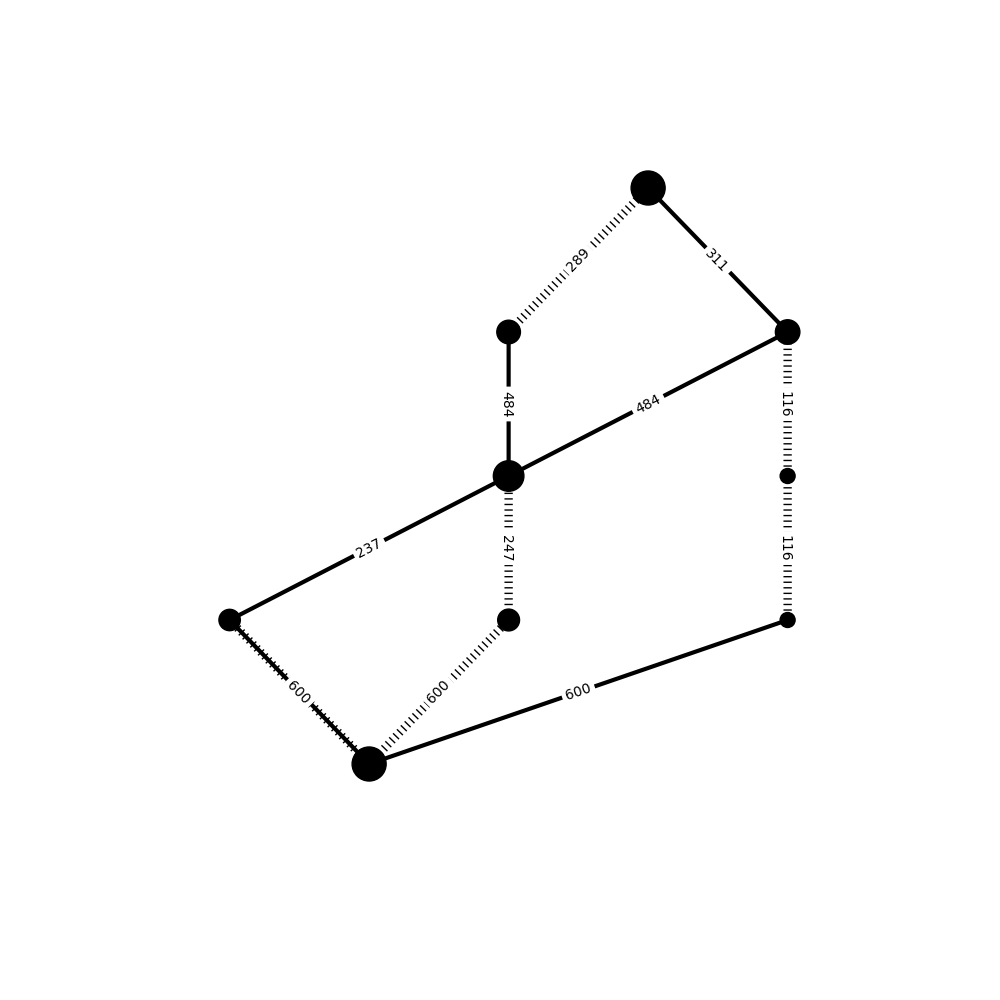

Reproduce this figure in Python.
# Copyright (c) 2012 Genome Research Ltd. Author: Michelle Parker <[email redacted]>
# This file is part of BLOCH.
# BLOCH is free software: you can redistribute it and/or modify it under the terms
# of the GNU General Public License as published by the Free Software Foundation;
# either version 3 of the License, or (at your option) any later version.
# This program is distributed in the hope that it will be useful, but WITHOUT
# ANY WARRANTY; without even the implied warranty of MERCHANTABILITY or FITNESS
# FOR A PARTICULAR PURPOSE.  See the GNU General Public License for more
# details.
# You should have received a copy of the GNU General Public License along with
# this program.  If not, see <http://www.gnu.org/licenses/>.

#Import required python packages
import networkx as nx
import sys
import matplotlib.pyplot as plt
import pylab as pyl
import pygraphviz as pgv
import operator
import os
import math

#Create list of haplotypes
haplotype = []

#Create list of haplotype frequencies
frequency = []

#Open data file in read mode
with open('/Users/mp18/Documents/bloch/Data/Table_3', 'r') as f:
    data = f.read()
    
#Close file
f.close()

#Seperate data file line and add each item to corresponding list.
count = 0

for word in data.split():    
    if count==0:
        #Haplotypes stored as strings and appended to the list haplotype.
        haplotype.append(word)
        count = 1
        continue
        
    elif count==1:        
        try:
            #Frequencies stored as integers and appended to the list frequency
            num = int(word)
            
        except ValueError:
            print "Error: Frequency data contains a non-integer"
        
        frequency.append(num)
        count = 0
        continue

#Set length of first haplotype to equal haplolength
haplolength= len(haplotype[0])

#Set number of haplotypes to equal haplonum
haplonum = len(haplotype)

#For each haplotype
for i in range(haplonum):

    #Checks that each haplotype in each iteration is the same length. If not, error is printed.
    if haplolength != len(haplotype[i]):
        print ("Error: Haplotype number " + str(i) + " is not the same length") 
        break
def plot_tree(G, name='plot.png'):
      
    #Create undirected graph from directed graph for visualization purposes           
    N=G.to_undirected()
    pyl.rcParams['figure.figsize'] = 10, 10
    
    #Clear plot to begin again
    plt.clf()
    plt.axis('off')
        
    #Set vizualization layout
    prog ='dot'
    pos = nx.drawing.graphviz_layout(G, prog)
    
    #Mark edges with labels corresponding to the weight of the edge
    edge_labels={}
    for i in G.edges_iter(data=True, keys=True):
        
        if len(i[3]) == 1:
            edge_labels[(i[0],i[1])] = sum(G.node[i[1]]['frequency'])
        else:
            if i[2] == 0:
                edge_labels[(i[0],i[1])] = i[3]['weight']
               
            else:
                weight = edge_labels[(i[0],i[1])] + i[3]['weight']  
                edge_labels[(i[0],i[1])] = weight  
    
    #Create two edges lists for the different alleles
    allele_1 = [(u,v) for (u,v,d) in N.edges(data=True) if d['allele'] == 1]
    allele_2 = [(u,v) for (u,v,d) in N.edges(data=True) if d['allele'] == 2]
    allele_3 = [(u,v) for (u,v,d) in N.edges(data=True) if d['allele'] == 3]
        
    nodesize=[]
    for i in G.nodes():
        nodesize.append(sum(G.node[i]['frequency']))

    #Draw out nodes
    nx.draw_networkx_nodes(G,pos,node_size=nodesize, node_color='k')
    #Draw edges from edge lists of different alleles
    nx.draw_networkx_edges(N, pos, edgelist=allele_1, node_size=100, width=3, splines=True)
    nx.draw_networkx_edges(N, pos, edgelist=allele_2, node_size=100, width=6, style='dotted', splines=True)
    nx.draw_networkx_edges(N, pos, edgelist=allele_3, node_size=100, width=6, style='dashed', splines=True)

    #Draw edge labels
    nx.draw_networkx_edge_labels(G,pos,ax=None,edge_labels=edge_labels)
    #Draw node labels
    #nx.draw_networkx_labels(G,pos,ax=None)    

    #Save plot
    plt.savefig(name)

#Splitting function takes a node as a variable and splits node according to haplotypes attached to the node.
def nodesplit(G,n,l,level):
    
    #For each haplotype   
    for i in range(len(G.node[n]['haplotype'])):
        #If edge exists, append frequency and haplotype suffix to the lists on next node.
        if int(G.node[n]['haplotype'][i][0]) in [(edata['allele']) for u,v,edata in G.out_edges(n,data=True) if 'allele' in edata]:
            G.node[v]['haplotype'].append(G.node[n]['haplotype'][i][1:])
            G.node[v]['frequency'].append(G.node[n]['frequency'][i])

        #If edge does not exist, add edge.
        else:
            G.add_edge(n,level[l+1]+1,allele=int(G.node[n]['haplotype'][i][0]))
            G.add_node(level[l+1]+1,haplotype=[G.node[n]['haplotype'][i][1:]],frequency=[G.node[n]['frequency'][i]])

            for a in range(l+1,(len(G.node[n]['haplotype'][0])+1)+l):
                level[a] = level[a] + 1      

#Function which tests if two nodes are similar enough to merge. Returns True or False.
def mergetest(a,b):  
    
    #Formula components are calculated
    totala = sum(G.node[a]['frequency'])
    totalb = sum(G.node[b]['frequency'])
    threshold = math.sqrt(math.pow(totala, -1) + math.pow(totalb, -1))
    maxscore = 0
    alevel = [1]*(len(G.node[a]['haplotype'][0])+1)
    blevel = [1]*(len(G.node[a]['haplotype'][0])+1)    

    #Subgraphs A and B are created in order to calculate similarity score
    A=nx.DiGraph()
    A.clear()
    A.add_node(1,haplotype=G.node[a]['haplotype'],frequency=G.node[a]['frequency'])
    B=nx.DiGraph()
    B.clear()
    B.add_node(1,haplotype=G.node[b]['haplotype'],frequency=G.node[b]['frequency'])
        
    q = [[1,1,0]]

    while len(q) != 0:
        
        #Splits nodes subgraphs
        nodesplit(A,q[0][0],q[0][2],alevel)
        nodesplit(B,q[0][1],q[0][2],blevel)
        
        dicta = dict((edata['allele'],sum(A.node[v]['frequency'])) for u,v,edata in A.out_edges(q[0][0], data=True))
        dictb = dict((edata['allele'],sum(B.node[v]['frequency'])) for u,v,edata in B.out_edges(q[0][0], data=True))
        
        seta = set(dicta.keys())
        setb = set(dictb.keys())

        #Iterates through alelles which are not a member of both node's outgoing edges and tests score against threshold
        for i in list(seta.symmetric_difference(setb)):
            if i in dicta:
                score = math.fabs(float(dicta[i])/float(totala))
                if score > threshold:
                    return False
                elif score > maxscore:
                    maxscore = score

            if i in dictb:
                score = math.fabs(float(dictb[i])/float(totalb))
                if score > threshold:    
                    return False
                elif score > maxscore:
                    maxscore = score

        #Iterates through alleles which are a member of both node's outgoing edges
        for i in list(seta.intersection(setb)):
            score = math.fabs(float(dicta[i])/totala - (float(dictb[i])/totalb))
            if score > threshold:   
                return False                
            else:
                if score > maxscore:
                    maxscore = score               
                a = [v for u,v,edata in A.out_edges(q[0][0],data=True) if edata['allele']==i]                               
                b = [v for u,v,edata in B.out_edges(q[0][0],data=True) if edata['allele']==i]
                
                #Adds next nodes to list if edges has passed edge test            
                if len(A.node[a[0]]['haplotype'][0]) != 0:
                    q.append([a[0],b[0],q[0][2]+1])
                    
        q.pop(0)
  
    return maxscore

#Function merges 2 nodes
def mergenodes(a,b):
    global G

    #Add weight attribute to merged edge so that information is not lost
    for i in G.in_edges(a, data=True, keys=True):
        G.add_edge(i[0],i[1],key=i[2],allele=i[3]['allele'],weight=sum(G.node[a]['frequency']))
            
    #Iterates through list of haplotypes on second node
    for i in range(len(G.node[b]['haplotype'])):
        #Add weights of haplotypes of b to a       
        if G.node[b]['haplotype'][i] in [j for j in G.node[a]['haplotype']]:
            index = [j for j in G.node[a]['haplotype']].index(G.node[b]['haplotype'][i])
            G.node[a]['frequency'][index] = G.node[a]['frequency'][index] + G.node[b]['frequency'][i]
        else:
            G.node[a]['haplotype'].append(G.node[b]['haplotype'][i])
            G.node[a]['frequency'].append(G.node[b]['frequency'][i])

    #Move all incoming edges of b to a
    for i in G.in_edges(b, data=True):
        G.add_edge(i[0],a,allele=i[2]['allele'],weight=sum(G.node[b]['frequency']))
        G.remove_edge(i[0],i[1])   

    G.remove_node(b)
    
    #Node deleted on glevel
    for i in glevel:
        if b <= i:
            glevel[glevel.index(i)] = glevel[glevel.index(i)] - 1

    #Relablel nodes so that they are consecutive integers
    G = nx.convert_node_labels_to_integers(G, first_label=1, ordering="sorted")

#Merge function carries out pairwise test between all nodes on each level and merges the lowest scoring
#nodes. This repeats in a cycle on each level until no more merges can be made
def merge(l):
    
    nn = glevel[l] - glevel[l-1]
    
    #If only one node on level, there is no need to carry out merge function.
    if nn == 1:     
        return
    
    #If there is only 2 nodes in level. Test similarity between the pair of nodes.
    elif nn == 2:               
        if mergetest(glevel[l],glevel[l]-1) == False:
            pass        
        else:
            mergenodes(glevel[i],glevel[i]-1)

    #If there are more than 2 nodes in a level, all pairs of nodes are compared and lowest scoring is merged.
    else:
        merge = True
        while merge == True:
            merge = False
            levelmin = 1000
            minj = 0
            mink = 0
            #Calculate merge score for each pair of nodes
            for j in range(glevel[l-1]+1, glevel[l]+1):
                for k in range(j, glevel[l]+1):                    
                    if j != k:
                        
                        testscore = mergetest(j,k)
                        if testscore == False:
                            continue
                        else:
                            #Details of lowest scoring pair are kept.
                            if testscore < levelmin:
                                levelmin = testscore
                                minj = j
                                mink = k
                                
            #All pairs of nodes on current level are retested if a merge has taken place.
            if levelmin != 1000:
                mergenodes(minj,mink)
                merge = True

#Create list of nodes in each level for graph G. Each position is a cumulative count
#of the number of nodes on the level and the previous levels.
glevel=[1]*(haplolength+1)

#Create networkx MultiGraph
G=nx.MultiDiGraph()

#Add start node 1 and split the first node.
G.add_node(1,haplotype=haplotype,frequency=frequency)
nodesplit(G,1,0,glevel)

#Iterate through each successive level.
for i in range(1,haplolength):

    #Carry out the merge function for each level.
    merge(i)    

    #Split each node on each level
    for j in range(glevel[i-1]+1,glevel[i]+1):
        nodesplit(G,j,i,glevel)

#Set endnode as first node in last level
endnode = glevel[haplolength-1] + 1

#Add weight attribute to all incoming edges so that information is not lost
for i in G.in_edges(endnode, data=True, keys=True):
    G.add_edge(i[0],i[1],key=i[2],allele=i[3]['allele'],weight=sum(G.node[i[1]]['frequency']))

#Add edges ending in last level are moved to connect to endnode
for i in range(glevel[haplolength-2]+1,glevel[haplolength-1]+1):   
    for j in G.out_edges(i, data=True):        
        if j[1] != endnode:
            G.add_edge(j[0],endnode,allele=j[2]['allele'],weight=sum(G.node[j[1]]['frequency']))
            G.node[endnode]['frequency'][0]=G.node[endnode]['frequency'][0]+G.node[j[1]]['frequency'][0]
            G.remove_edge(j[0],j[1])

#Remove all nodes which are labelled above the endnode
for i in range(glevel[haplolength-1]+2, glevel[haplolength]+1):
    G.remove_node(i)

#Set glevel so it is correct    
glevel[haplolength]=endnode
    
#Plot resulting tree
plot_tree(G, name='v3.png')

